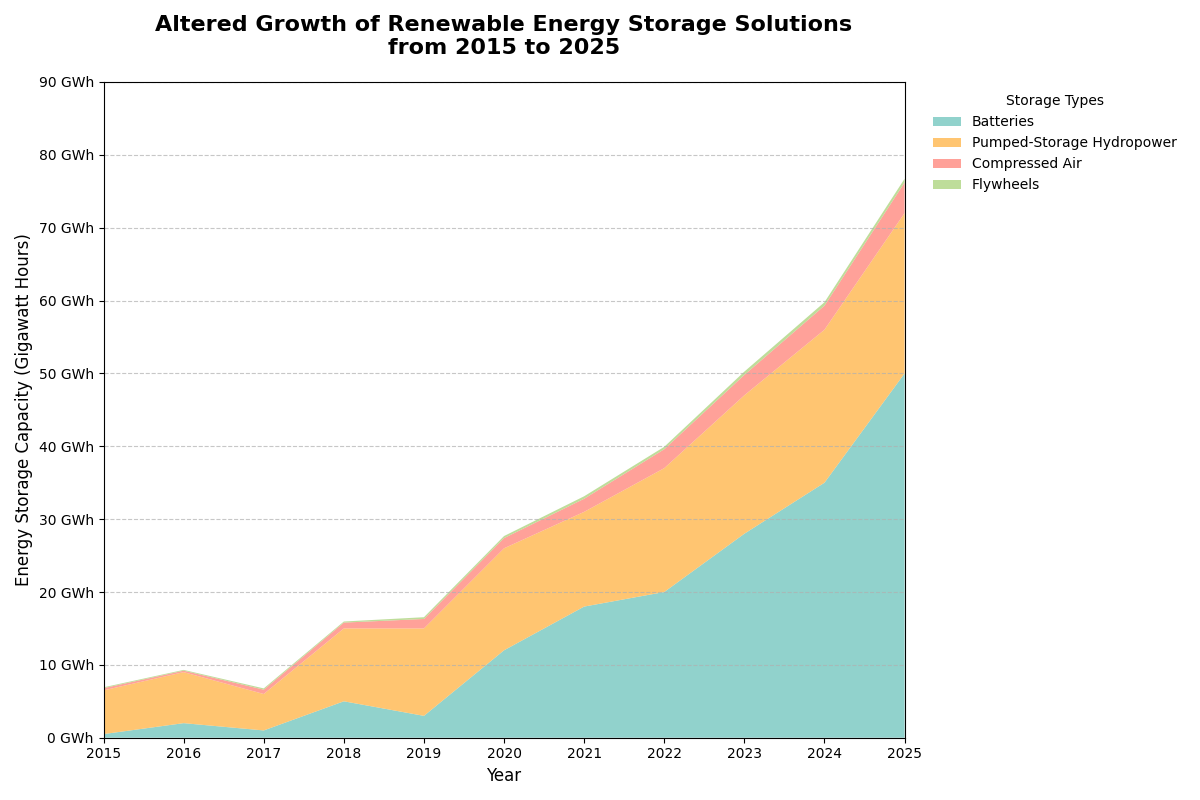

Reproduce this figure in Python.
import matplotlib.pyplot as plt
import numpy as np

# Define the years
years = np.arange(2015, 2026)

# Manually altered data for each storage type
batteries = [0.5, 2, 1, 5, 3, 12, 18, 20, 28, 35, 50]
pumped_storage = [6, 7, 5, 10, 12, 14, 13, 17, 19, 21, 22]
compressed_air = [0.3, 0.2, 0.6, 0.8, 1.3, 1.4, 1.8, 2.6, 2.8, 3.3, 4.2]
flywheels = [0.12, 0.11, 0.17, 0.15, 0.24, 0.28, 0.34, 0.33, 0.45, 0.47, 0.52]

# Compile the data into an array for stacking
storage_data = np.array([batteries, pumped_storage, compressed_air, flywheels])

# Define colors for each storage type
colors = ['#76C7C0', '#FFB74D', '#FF8A80', '#AED581']

# Create the stacked area chart
fig, ax = plt.subplots(figsize=(12, 8))
ax.stackplot(years, storage_data, labels=["Batteries", "Pumped-Storage Hydropower", "Compressed Air", "Flywheels"], 
             colors=colors, alpha=0.8)

# Customize the plot with title, labels, and legend
ax.set_title("Altered Growth of Renewable Energy Storage Solutions\nfrom 2015 to 2025", fontsize=16, fontweight='bold', pad=20)
ax.set_xlabel("Year", fontsize=12)
ax.set_ylabel("Energy Storage Capacity (Gigawatt Hours)", fontsize=12)
ax.set_xlim(years[0], years[-1])
ax.set_ylim(0, 90)
ax.set_xticks(years)
ax.yaxis.set_major_formatter(plt.FuncFormatter(lambda y, _: f'{int(y)} GWh'))

# Add legend positioned outside the plot
ax.legend(loc='upper left', title="Storage Types", bbox_to_anchor=(1.02, 1), fontsize=10, frameon=False)

# Enable grid for y-axis
ax.grid(axis='y', linestyle='--', alpha=0.7)

# Adjust layout to prevent overlapping elements
plt.tight_layout()

# Display the plot
plt.show()
